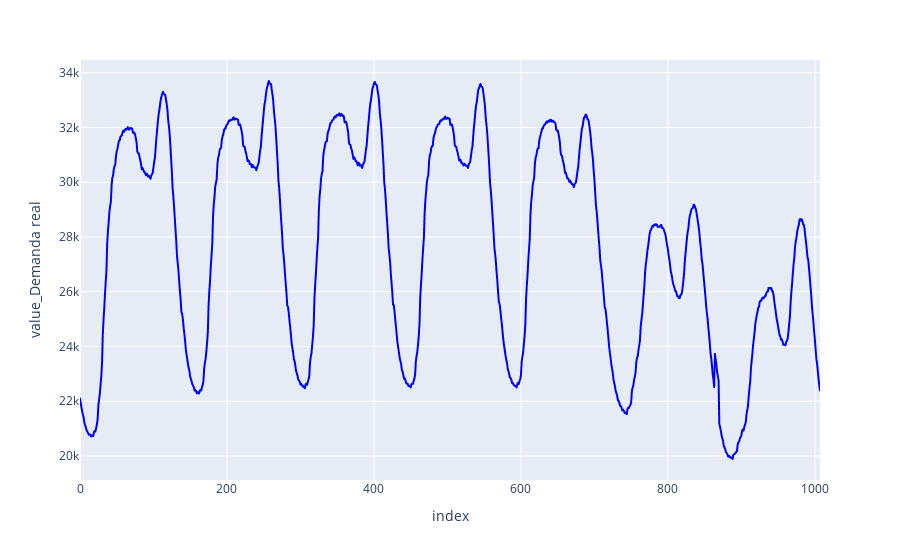

This figure's notebook cell:
### Code cell
fig = px.line(otoño_semana, x='index', y = "value_Demanda real", color_discrete_sequence=['blue'])
fig.show()

### Figure 1 — Plotly figure (JSON) as saved in the notebook; plotly's stock layout.template omitted (floating-point values rounded to 4 significant figures; data arrays with more than 128 entries replaced by an {"elided": "..."} marker saying what was removed)
{"data": [{"hovertemplate": "index=%{x}<br>value_Demanda real=%{y}<extra></extra>", "legendgroup": "", "line": {"color": "blue", "dash": "solid"}, "marker": {"symbol": "circle"}, "mode": "lines", "name": "", "showlegend": false, "type": "scattergl", "x": {"elided": "1008 int values"}, "xaxis": "x", "y": {"elided": "1008 float values"}, "yaxis": "y"}], "layout": {"legend": {"tracegroupgap": 0}, "margin": {"t": 60}, "xaxis": {"anchor": "y", "domain": [0, 1], "title": {"text": "index"}}, "yaxis": {"anchor": "x", "domain": [0, 1], "title": {"text": "value_Demanda real"}}}}
